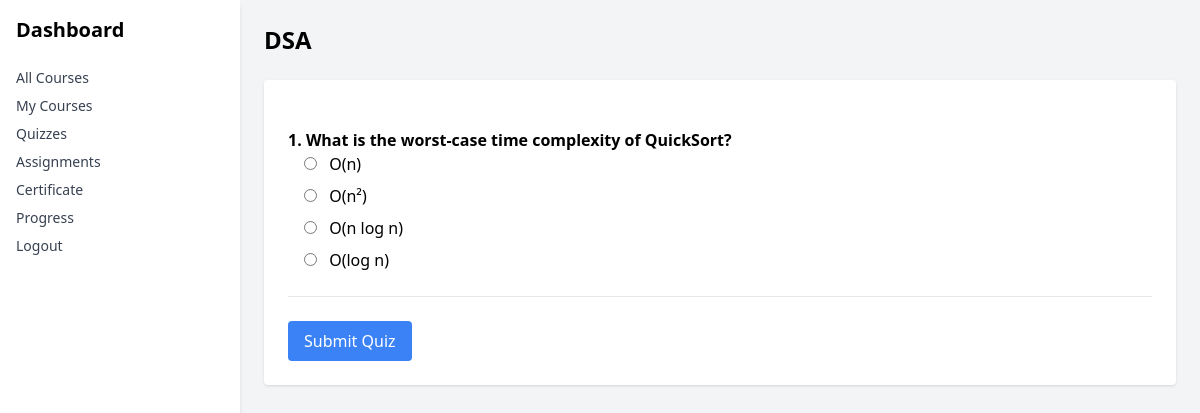
/quiz/1/attempt/ (signed in), run on the app's committed database.
### lms/models.py (models this page shows, shortened)
class Quiz(models.Model):
    course = models.ForeignKey(Course, on_delete=models.CASCADE)
    title = models.CharField(max_length=200)
    created_at = models.DateTimeField(auto_now_add=True)

class Question(models.Model):
    quiz = models.ForeignKey(Quiz, on_delete=models.CASCADE)
    question_text = models.TextField()

class Option(models.Model):
    question = models.ForeignKey(Question, on_delete=models.CASCADE)
    option_text = models.CharField(max_length=200)
    is_correct = models.BooleanField(default=False)

### lms/views.py (the view, shortened to what this page needs)
# urls.py: path('quiz/<int:quiz_id>/attempt/', AttemptQuizView.as_view(), name='attempt_quiz'),
class AttemptQuizView(LoginRequiredMixin, View):
    def get(self, request, quiz_id):
        quiz = Quiz.objects.get(id=quiz_id)
        questions = quiz.question_set.all()
        return render(request, 'lms/attempt_quiz.html', {'quiz': quiz, 'questions': questions})

### lms/templates/lms/attempt_quiz.html (shortened to what this page needs)
{% extends 'lms/base.html' %}
{% block content %}
<h2 class="text-2xl font-bold mb-6">{{ quiz.title }}</h2>
<form method="post" class="space-y-6 bg-white p-6 rounded shadow">
    {% for question in questions %}
        <div class="mb-4">
            <p class="font-semibold">{{ forloop.counter }}. {{ question.question_text }}</p>
            <div class="ml-4 space-y-2">
                {% for option in question.option_set.all %}
                    <label class="block">
                        <input
                            type="radio"
                            name="{{ question.id }}"
                            value="{{ option.id }}"
                            class="mr-2"
                            required
                        >
                        {{ option.option_text }}
                    </label>
                {% endfor %}
            </div>
        </div>
        <hr class="my-4">
    {% endfor %}
    <button type="submit" class="bg-blue-500 hover:bg-blue-600 text-white px-4 py-2 rounded">
        Submit Quiz
    </button>
</form>
{% endblock %}

### data on the page
Quiz: title "DSA"
Question: question_text "What is the worst-case time complexity of QuickSort?"
Option: option_text "O(n)"
Option: option_text "O(n²)"
Option: option_text "O(n log n)"
Option: option_text "O(log n)"
